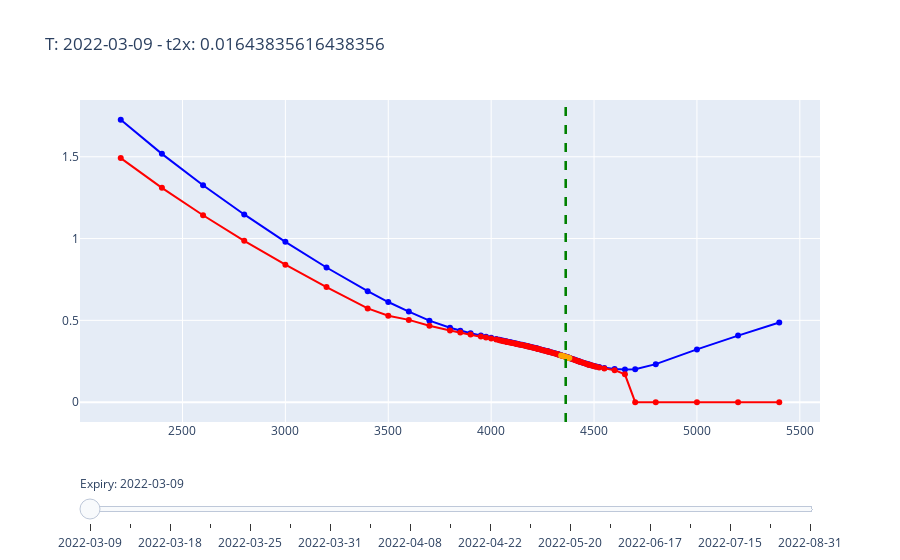
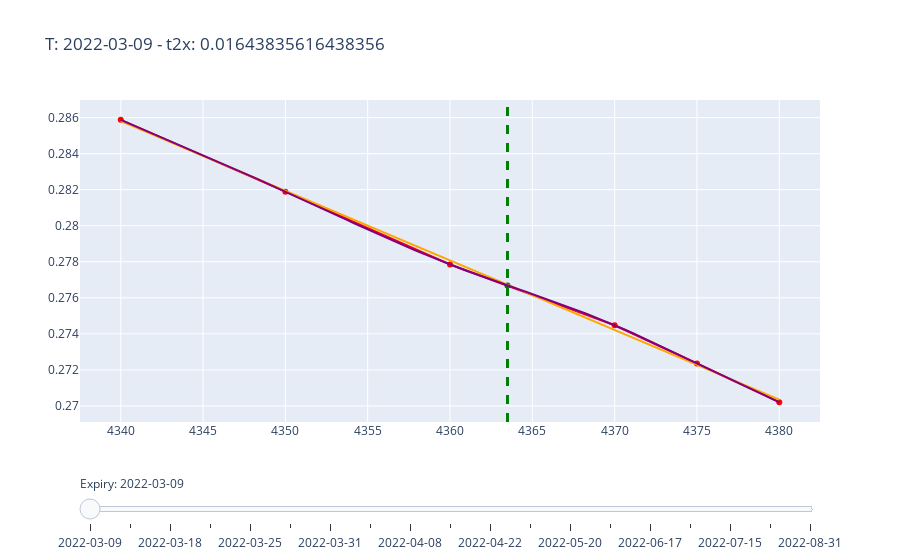
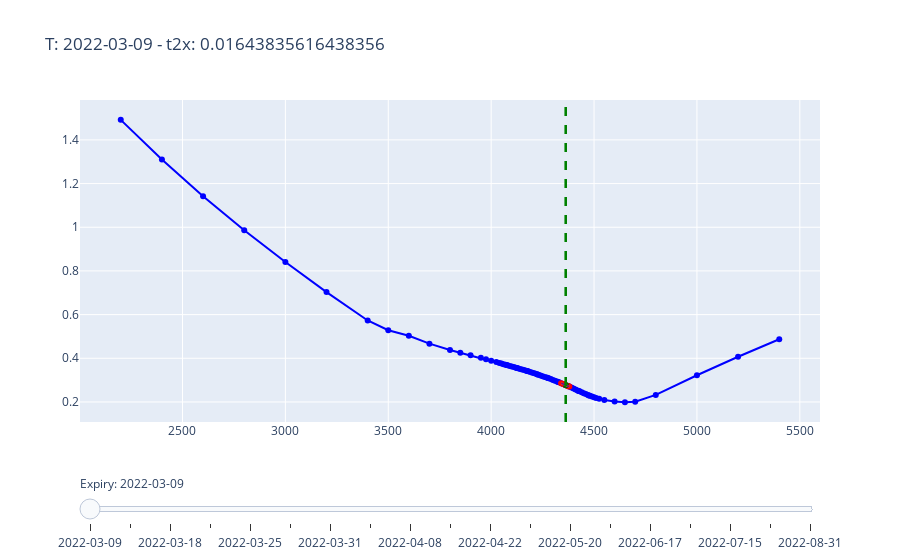
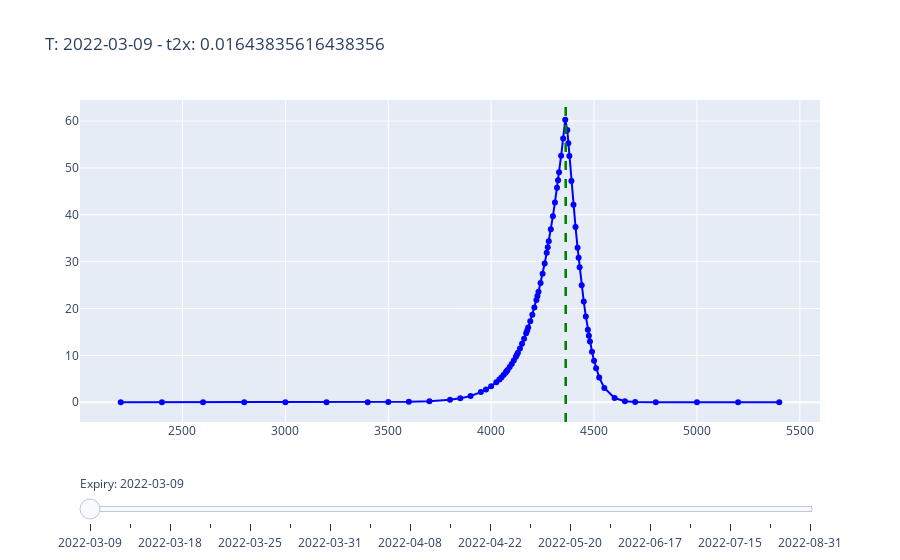

Notebook code for these charts, in order:
### Code cell
nb.plot_put_call_iv(plot_closeup=False)
nb.plot_iv(plot_closeup=True)
nb.plot_iv(plot_closeup=False)
nb.plot_price(plot_closeup=False)
